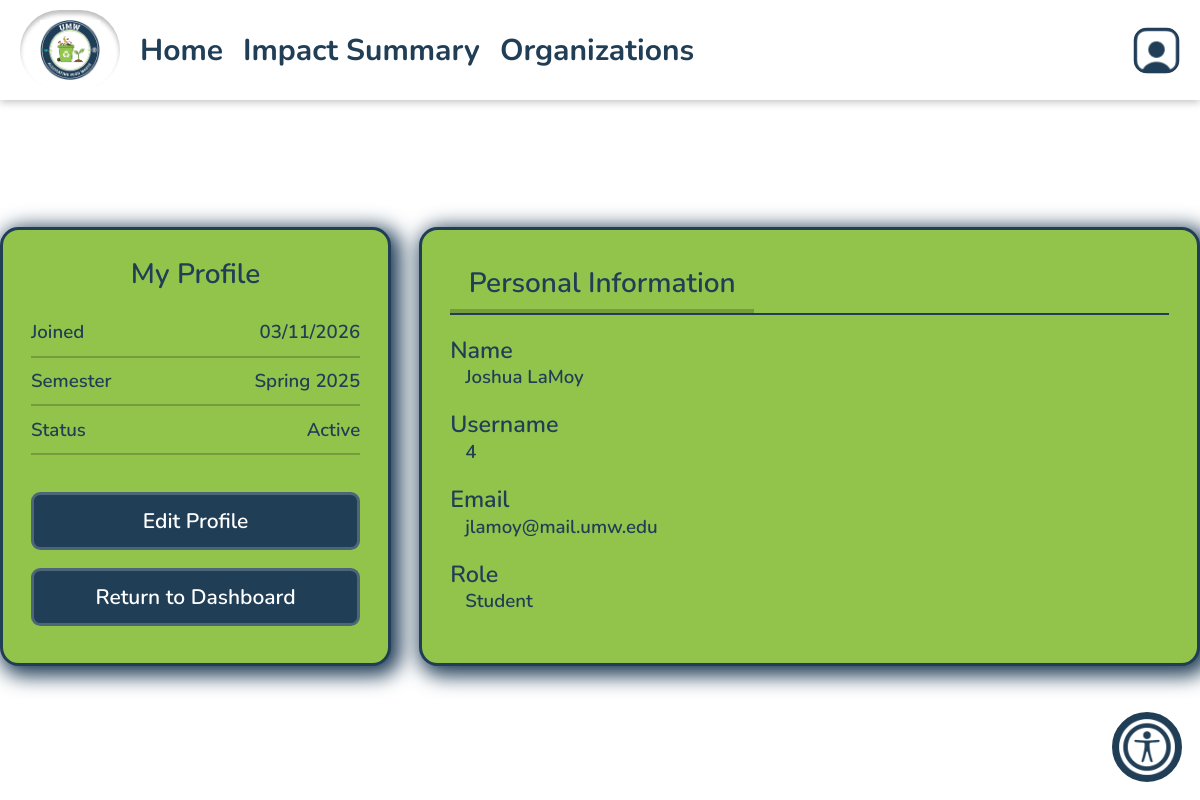
/viewProfile.php (signed in), run on the app's committed database.
### tables this page shows
CREATE TABLE `dbusers` (
  `id` varchar(256) NOT NULL COMMENT 'id should be user''s username unique',
  `start_date` timestamp NOT NULL DEFAULT current_timestamp(),
  `first_name` varchar(100) NOT NULL,
  `last_name` varchar(100) NOT NULL,
  `email` varchar(100) NOT NULL,
  `password` text NOT NULL,
  `role` varchar(20) NOT NULL,
  `semester` varchar(20) NOT NULL,
  `archived` tinyint(4) NOT NULL DEFAULT 0
);

### database/dbUsers.php (called while the page is built, shortened)
<?php
include_once(dirname(__FILE__).'/../domain/User.php');
function make_a_user($result_row) {
    $theUser = new User(
    @$result_row['id'],
    @$result_row['start_date'],
    @$result_row['first_name'],
    @$result_row['last_name'],
    @$result_row['email'],
    @$result_row['password'],
    @$result_row['role'],
    @$result_row['semester'],
    @$result_row['archived']
);
    return $theUser;
}
function retrieve_user($id) {
    $con=connect();
    $sql = 'SELECT * FROM dbusers WHERE id = ?';
    $query = $con->prepare($sql);
    $query->bind_param("s", $id);
    $query->execute();
    $result = $query->get_result();
    $result_row = $result->fetch_assoc();
    $theUser = make_a_user($result_row);
    return $theUser;
}

### domain/User.php (called while the page is built, shortened)
<?php
class User {
	private $id;
	private $start_date;
	private $first_name;
	private $last_name;
	private $email;
    private $role;
    private $semester;
	private $archived;
	function __construct(
        $id, $start_date, $first_name, $last_name, $email, $password, $role, $semester, $archived) {
        $this->id = $id;
		$this->start_date = $start_date;
		$this->first_name = $first_name;
		$this->last_name = $last_name;
		$this->email = $email;
		$this->role = $role;
		$this->semester = $semester;
		$this->archived = $archived;
    }
	function get_id() {
		return $this->id;
	}
	function get_start_date() {
		return $this->start_date;
	}
	function get_first_name() {
		return $this->first_name;
	}
	function get_last_name() {
		return $this->last_name;
	}
	function get_email() {
		return $this->email;
	}
	function get_role() {
		return $this->role;
	}
    function get_semester() {
		return $this->semester;
	}
	function is_archived() {
		return $this->archived;
	}
}

### include/output.php (called while the page is built, shortened)
<?php
    function hsc($input) {
        return htmlspecialchars($input ?? '');
    }

### viewProfile.php (the view, shortened to what this page needs)
<?php
    $userID = null;
    $isAdmin = false;
    if (isset($_SESSION['_id'])) {
        $accessLevel = $_SESSION['access_level'];
        $isAdmin = $accessLevel >= 2;
        $userID = $_SESSION['_id'];
    } else {
        header('Location: login.php');
        die();
    }
    if ($isAdmin && isset($_GET['id'])) {
        require_once('include/input-validation.php');
        $args = sanitize($_GET);
        $id = strtolower($args['id']);
    } else {
        $id = $userID;
    }
    require_once('database/dbUsers.php');
   $user = retrieve_user($id);
    $viewingOwnProfile = $id == $userID;
?>
<!DOCTYPE html>
<html lang="en">
<head>
  <script src="https://cdn.tailwindcss.com"></script>
  <?php
    require_once('header.php');
    require_once('include/output.php');
  ?>
</head>
<body>
  <div class="profile-container">
    <div class="profile-box-left">
      <div>
	      <?php if ($viewingOwnProfile): ?>
          <h2 class="profile-name">My Profile</h2>
	      <?php else: ?>
	        <h2 class="profile-name">Viewing <?php echo $user->get_first_name() . ' ' . $user->get_last_name() ?></h2>
	      <?php endif ?>
	      <div class="profile-info">
          <div class="profile-info-item">
            <span>Joined</span><span><?php echo hsc(date('m/d/Y', strtotime($user->get_start_date()))) ?></span>
          </div>
          <div class="profile-info-item">
            <span>Semester</span><span><?php echo hsc($user->get_semester()) ?></span>
          </div>
          <div class="profile-info-item">
            <span>Status</span><span><?php echo ($user->is_archived() ? 'Archived' : 'Active') ?></span>
          </div>
        </div>
      </div>
      <div class="profile-buttons">
        <button onclick="window.location.href='editProfile.php<?php if ($id != $userID) echo '?id=' . $id ?>';">Edit Profile</button>
        <button onclick="window.location.href='volunteerManagement.php';">Return to Dashboard</button>
      </div>
    </div>
    <div class="profile-box-right">
      <div class="profile-tab-header">
        <h3 class="tab-button profile-tab" data-tab="personal" onclick="showSection('personal')">Personal Information</h3>
      </div>
      <div id="personal" class="profile-section profile-tab-section">
        <div class="profile-tab-section-item">
          <span class="profile-tab-section-item-heading">Name</span>
          <p class="profile-tab-section-item-data"><?php echo hsc($user->get_first_name()) ?> <?php echo hsc($user->get_last_name()) ?></p>
        </div>
        <div class="profile-tab-section-item">
          <span class="profile-tab-section-item-heading">Username</span>
          <p class="profile-tab-section-item-data"><?php echo hsc($user->get_id()) ?></p>
        </div>
        <div class="profile-tab-section-item">
          <span class="profile-tab-section-item-heading">Email</span>
          <p class="profile-tab-section-item-data"><a href="mailto:<?php echo hsc($user->get_email()) ?>"><?php echo hsc($user->get_email()) ?></a></p>
        </div>
        <div class="profile-tab-section-item">
          <span class="profile-tab-section-item-heading">Role</span>
          <p class="profile-tab-section-item-data"><?php echo hsc($user->get_role()) ?></p>
        </div>
      </div>
    </div>
  </div>
</body>
</html>

### css/base.css (style rules this page uses)
html, body, header, main, footer, div, span, p, h1, h2, h3, h4, h5, h6, ul, ol, li, input, select, textarea, form, section, label, table, td, tr, th, form, fieldset, em, button, a { padding: 0; margin: 0; font-size: inherit; font-family: inherit; font-weight: inherit; text-decoration: none; font-style: normal; box-sizing: border-box; text-align: left; list-style-type: none; border-spacing: 0; }
:root { --page-background-color: white; --page-font-color: #213e57; --inactive-font-color: #213e57; --inactive-background-color: white; --standout-background: white; --happy-toast-background-color: #5D7E61; --happy-toast-font-color: rgb(255, 255, 255); --info-toast-background-color: #2f2f2f; --info-toast-font-color: white; --error-toast-background-color: #A66654; --error-toast-font-color: rgb(255, 255, 255); --shadow-and-border-color: #e8e8e8; --main-color: #213e57; --main-color-hover: #4d6579; --accent-color: #92c44c; --accent-color-hover: #759d3d; --secondary-accent-color: rgb(175, 141, 92); --accessible-highlight-color: #2563EB; --wv-accent-color: #C9AB81; --wv-accent-foreground: #111111; --wv-bg-light: #ffffff; --wv-text-dark: #111111; --wv-muted-text: #6b6b6b; --calendar-event-color: #808080; --calendar-event-color-hover: var(--accent-color); --calendar-today-border: 2px solid var(--secondary-accent-color); --button-font-color: rgb(255, 255, 255); --button-padding: 0.5rem 1.5rem; --button-border-radius: 0.5rem; --standard-border: 1px solid #333333; --light-border: 1px solid var(--shadow-and-border-color); --text-field-border: 2px solid #e8e8e8; --cancel-button-background-color: #A66654; --error-color: #A66654; font-size: 18px; font-family: Montserrat; font-weight: 300; }
body { background-color: var(--page-background-color); color: var(--page-font-color); font-family: Montserrat; }
p { font-weight: 500; }
a { color: var(--accent-color); }
input[type=submit], button, .button, a.button-signup { color: var(--button-font-color); background-color: var(--main-color); padding: var(--button-padding); border: 3px solid var(--main-color-hover); border-radius: var(--button-border-radius); font-weight: 550; font-size: 1.25rem; width: 94%; transition: background-color .3s; cursor: pointer; text-align: center; }
h2 { font-size: 1.5rem; font-weight: 550; text-align: center; }
h3 { font-size: 1.25rem; font-weight: 550; }
.profile-container { max-width: 72rem; display: flex; margin-top: 7rem; margin-left: auto; margin-right: auto; gap: 1.5rem; }
.profile-box-left { width: 33.33%; padding: 1.5rem; background-color: var(--accent-color); border: 3px solid var(--main-color); border-radius: 1rem; box-shadow: 5px 5px 20px 5px var(--main-color); }
.profile-name { font-size: 1.5rem; font-weight: 600; line-height: 1.75rem; margin-bottom: 1rem; }
.profile-info-item { display: flex; justify-content: space-between; padding-top: 0.5rem; padding-bottom: 0.5rem; border-bottom: 2px solid var(--accent-color-hover); font-weight: 600; }
.profile-buttons { margin-top: 1.5rem; }
.profile-buttons button { width: 100%; margin-block-start: 0.5rem; margin-block-end: 0.5rem; padding-top: 0.5rem; padding-bottom: 0.5rem; background-color: var(--main-color); color: white; font-size: 1.125rem; font-weight: 550; line-height: 1.75rem; border: 3px solid var(--main-color-hover); border-radius: 0.5rem; }
.profile-box-right { width: 66.67%; padding: 1.5rem; background-color: var(--accent-color); border: 3px solid var(--main-color); border-radius: 1rem; box-shadow: 5px 5px 20px 5px var(--main-color); }
.profile-tab-header { display: flex; margin-bottom: 1rem; border-bottom: 2px solid var(--main-color); }
.profile-tab { padding-left: 1rem; padding-right: 1rem; padding-top: 0.5rem; padding-bottom: 0.5rem; font-size: 1.5rem; font-weight: 600; color: var(--page-font-color); line-height: 1.75rem; border-bottom: 4px solid var(--accent-color-hover); }
.profile-tab-section-item { margin-block-start: 1rem; margin-block-end: 1rem; }
.profile-tab-section-item-heading { display: block; color: var(--page-font-color); font-weight: 600; font-size: 1.25rem; line-height: 1.75rem; }
.profile-tab-section-item-data { margin-left: 15px; color: var(--page-font-color); font-weight: 600; font-size: 1rem; line-height: 1.25rem; }

### data on the page
dbusers: start_date "03/11/2026", semester "Spring 2025", first_name "Joshua", last_name "LaMoy", id "4", email "jlamoy@mail.umw.edu", role "Student"
